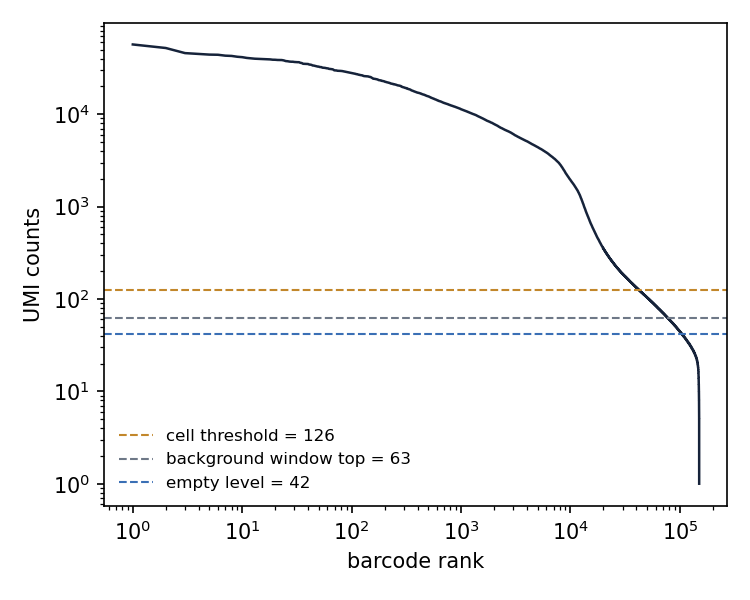
#> input picture runs/20261116-2010_glymph-datasets/qc/bd_liver.rank.png, 750 x 600 px, found by its file name
$ python -i deck_kit.py   (imports and definitions only)
#> lines starting #> are read from the running program, lines starting #| are printed output that depends on the picture
"""Deck kit for the Glymph talk: theme tokens, figure handling, slide frame, animation hooks, and the final checks and
save. Copied from ~/.claude/deck_kit (the lab's deck system) on 2026-11-17; only the acts, the figure search paths, the
output folder and the naming rule differ. build_glymph_deck.py does `from deck_kit import *`; the theme comes from argv[1].
Themes: light (white, Georgia + Avenir Next, champagne gold) and dark (midnight navy, ivory ink, brighter gold). Colours are
semantic tokens (bg, surface, ink, gold, onaccent, feature ...) so every slide reads in either theme.
Figures: reports/deck_figures/<theme>/ (the deck's own plots, rendered per theme by make_deck_figures.py with a transparent
background). Naming: one name per thing on slides, charts and notes; the internal names in ALIAS (code and table names such
as kappa, fpr, RMSLE, g031) may appear only on a slide made with keep_alias=True, where they are introduced."""
import os
import re
import sys
import zipfile
from xml.sax.saxutils import escape
import numpy as np
from PIL import Image, ImageFilter
from pptx import Presentation
from pptx.util import Inches, Pt
from pptx.dml.color import RGBColor
from pptx.enum.dml import MSO_LINE
from pptx.enum.text import PP_ALIGN, MSO_ANCHOR
from pptx.enum.shapes import MSO_SHAPE, MSO_CONNECTOR
from pptx.chart.data import CategoryChartData
from pptx.enum.chart import XL_CHART_TYPE, XL_LABEL_POSITION, XL_TICK_LABEL_POSITION
from pptx.oxml.ns import qn
from lxml import etree
from pptx_motion import Motion, set_transition
import fit_check

THEME = sys.argv[1] if len(sys.argv) > 1 else "light"
# [1 line not run here, left out]
DARK = THEME == "dark"
HERE = os.path.dirname(os.path.abspath(__file__))
ROOT = os.path.abspath(os.path.join(HERE, "..", ".."))
PRES = os.path.join(ROOT, "reports")
DIRS = [os.path.join(PRES, "deck_figures", THEME), os.path.join(PRES, "deck_figures"), HERE]
CACHE = os.path.join(PRES, ".deck_cache", THEME)
# [1 line not run here, left out]

HEAD, BODY, NUM = "Georgia", "Avenir Next", "Avenir Next Medium"  # NUM: lining figures for data
THEMES = {
    "light": dict(bg="FFFFFF", bg2="FFFFFF", surface="FFFFFF", card="F7F8FA", hair="E4E7EC",
                  ink="16233A", ink2="3B4658", muted="6E7887", faint="A3AAB5",
                  gold="B08D57", goldtxt="8A6A35", goldpale="E9DCC3", goldtint="FBF8F2", goldline="E7DBC4", numeral="E9DCC3",
                  onaccent="FFFFFF", feature="16233A", onfeature="FFFFFF", onfeature2="E8EBF0", featureaccent="E9DCC3",
                  track="E1E4EA", shadow="16233A", warm="C2872B", cool="3A6FB5", rna="2A78D6", atac="EB6834", green="1BAF7A"),
    # dark: chart pair BF8536 / 5B93E6 validated on 0C121D (dataviz validate_palette.js, all checks pass)
    "dark": dict(bg="0E1524", bg2="0A0F19", surface="151D2C", card="1A2333", hair="27324A",
                 ink="F3EEE4", ink2="C5CBD6", muted="8C96A8", faint="5D6879",
                 gold="D2AE6D", goldtxt="E0C389", goldpale="7A6642", goldtint="1B1A17", goldline="5C4B2E", numeral="2C2A24",
                 onaccent="0C121D", feature="1D2940", onfeature="F3EEE4", onfeature2="C5CBD6", featureaccent="E0C389",
                 track="263049", shadow="000000", warm="BF8536", cool="5B93E6", rna="3987E5", atac="D95926", green="199E70"),
}
# [1 line that did not run here, left out]
W, H, LM, CW = 13.333, 7.5, 0.65, 12.03
ACTS = ["The gap", "The idea", "The architecture", "The benchmark"]


def rgb(c):
    return RGBColor.from_string(C.get(c, c))


def path(name):
    for d in DIRS:
        p = os.path.join(d, name)
        if os.path.exists(p):
            return p
    raise FileNotFoundError(name)


def trimmed(name, pad=10):
    """Crop a figure to its content and cache it. Transparent plots (dark theme) are cropped by alpha and keep it;
    everything else is composited onto white and cropped against the corner colour."""
    src = path(name)
    stem, ext = os.path.splitext(os.path.basename(name))
    im = Image.open(src)
#> im is the input picture: PIL image 750x600 RGBA; mean R, G, B, A 248.2, 248.2, 248.3, 255
    rgba = im.mode in ("RGBA", "LA", "P")
#> rgba = True
    if rgba:
        im = im.convert("RGBA")
    a = np.asarray(im)
    keep_alpha = DARK and rgba and a[3, 3, 3] < 10
#> keep_alpha = False
    dst = os.path.join(CACHE, "trim_" + stem + (".png" if (keep_alpha or ext.lower() == ".png") else ext))
    if os.path.exists(dst) and os.path.getmtime(dst) >= os.path.getmtime(src):
        return dst
    if keep_alpha:
        ys, xs = np.where(a[..., 3] > 8)
    else:
        if rgba:
            bg = Image.new("RGBA", im.size, (255, 255, 255, 255))
#> bg: PIL image 750x600 RGBA; every value is 255
            im = Image.alpha_composite(bg, im)
        im = im.convert("RGB")
#> im: PIL image 750x600 RGB
        a = np.asarray(im).astype(int)
        ys, xs = np.where(np.abs(a - a[3, 3]).sum(-1) > 30)
#> ys = 18080 values from 22 to 567; xs = 18080 values, max 727 at index 624, min 23 at index 5446, mean 356.1
    if len(xs):
        im = im.crop((max(xs.min() - pad, 0), max(ys.min() - pad, 0), min(xs.max() + pad, im.width), min(ys.max() + pad, im.height)))
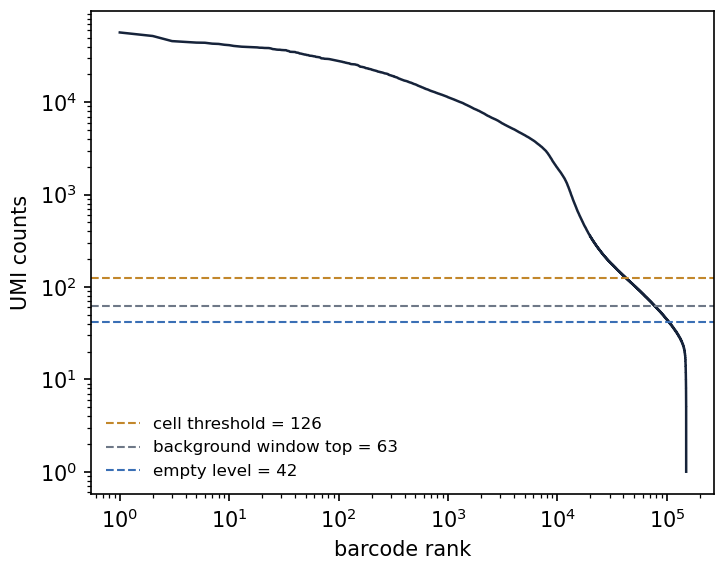
#> im: PIL image 724x565 RGB; mean R, G, B 247.5, 247.6, 247.7
    im.save(dst, **({} if dst.endswith(".png") else {"quality": 93}))
    return dst


# [240 lines left out: functions backdrop, icon, logo, tb, soft_shadow, plain and 8 more, not called in this run]


POLY_K = 1000.0  # path units per inch; see the note below


# [59 lines left out: functions polygon, clear_chart_bg, style_chart, not called in this run]


# ---------------------------------------------------------------- slide frames
# [1 line that did not run here, left out]
# [1 line that did not run here, left out]
# [1 line that did not run here, left out]
SLIDES = []
ALIAS = re.compile(r"\b(kappa|fpr|FPR|RMSLE|chibar|eps|g031\w*|glymph_\w+|cellbender_\w+|decontx_bg)\b")


class Slide:
    # [151 lines left out: functions __init__, anim, takehome, finish, divider, fig_right_chips and 3 more, not called in this run]

>>> result = trimmed('../../runs/20261116-2010_glymph-datasets/qc/bd_liver.rank.png')

$ run again, on runs/20261116-2010_glymph-datasets/qc/hgmm_10k_3p_chromX.rank.png
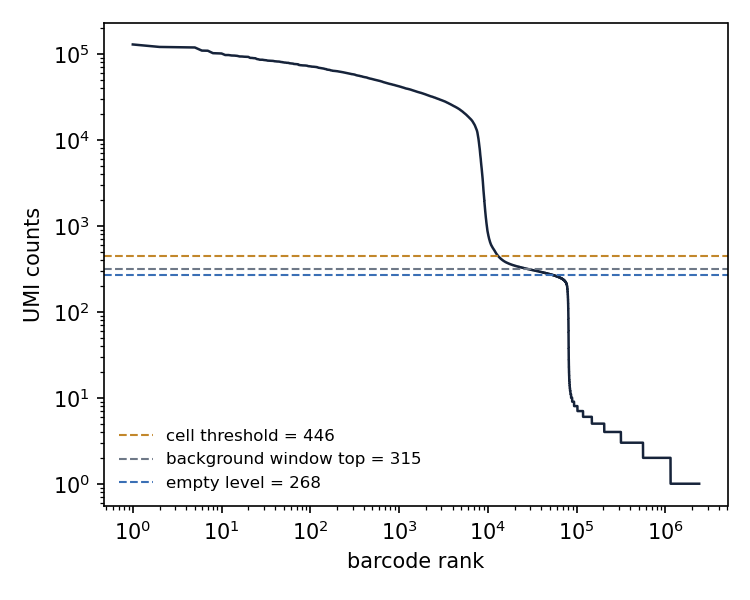
#> input picture runs/20261116-2010_glymph-datasets/qc/hgmm_10k_3p_chromX.rank.png, 750 x 600 px, found by its file name
#> in trimmed, im is the input picture: PIL image 750x600 RGBA; mean R, G, B, A 247.8, 247.9, 248, 255
#> keep_alpha = False
#> bg: PIL image 750x600 RGBA; every value is 255
#> ys = 18950 values from 22 to 567; xs = 18950 values, max 728 at index 625, min 23 at index 8388, mean 350.2
#> in trimmed, `im = im.crop((max(xs.min() - pad, 0), max(ys.min() - pad, 0), min(xs.m..`:
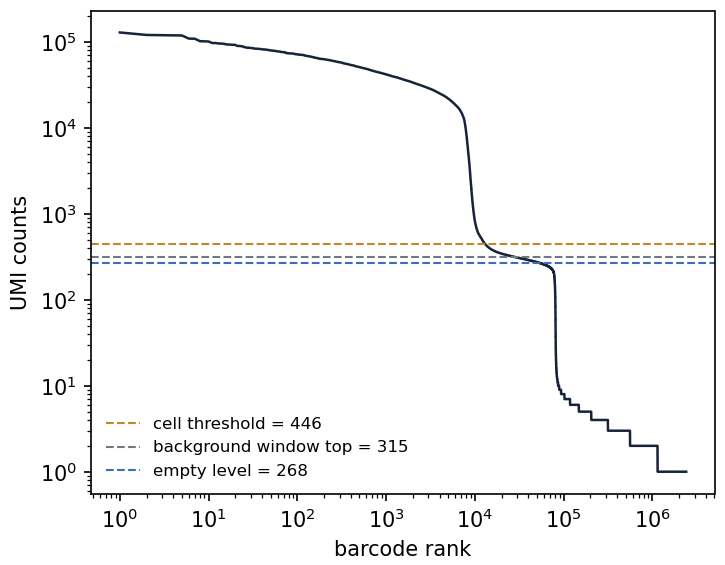
#> im: PIL image 725x565 RGB; mean R, G, B 247.1, 247.2, 247.3
